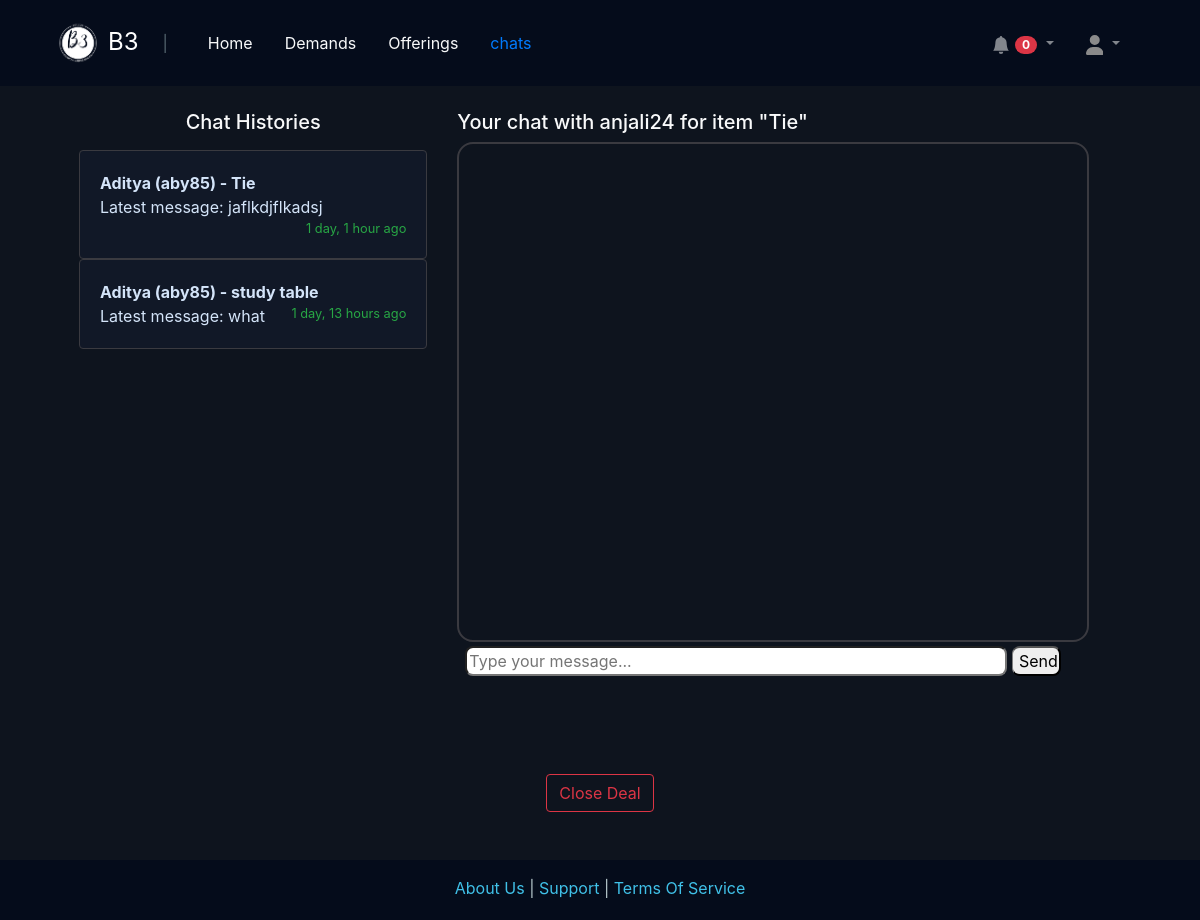
The page /community/deal/11by6/ongoing/ (signed in) on the database as committed earlier.
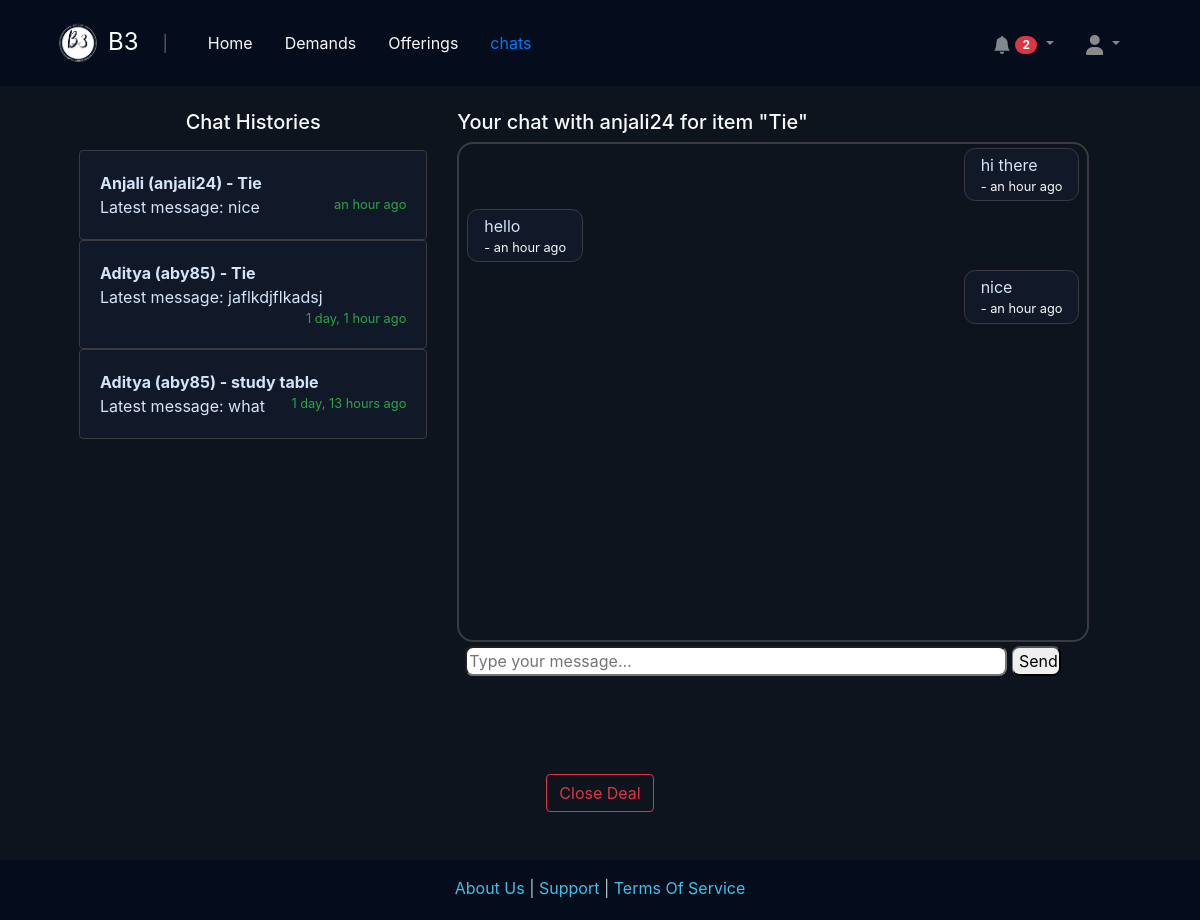
The same page on the database as committed later.
### community/models.py (models this page shows, shortened)
class ChatBox(models.Model):
    sender = models.ForeignKey(User, on_delete=models.CASCADE, related_name='sent_messages', null=False)
    receiver = models.IntegerField(default=-1, null=False)
    timeStamp = models.DateTimeField(default=now)
    seen = models.BooleanField(default=False)
    message = models.TextField()
    room = models.CharField(max_length=20, default='1-2')
    class Meta:
        ordering = ['-timeStamp']

class Offering(models.Model):
    lender = models.ForeignKey(User, on_delete=models.CASCADE, null=True)
    name = models.CharField(max_length=300)
    category = models.CharField(max_length=200)
    description = models.TextField(default='')
    price = models.IntegerField(default=0, null=True)
    image = models.ImageField(upload_to='offerings/images', null=True, blank=True)
    available = models.BooleanField(default=True)
    timeStamp = models.DateTimeField(default=now)
    feedback = models.IntegerField(default=0)

### community/views.py (the view, shortened to what this page needs)
# urls.py: path('deal/<str:id>/ongoing/', views.dealing),
@csrf_exempt
def dealing(request, id):
    if not request.user.is_authenticated:
        messages.info(request, 'Register or login to enjoy services!')
        return render(request, 'verify.html', {'registeration_required': True})
    verifier = OtpVerification.objects.get(parent=request.user.id)
    if not verifier.status:
        messages.info(reqeust, 'Kindly verify your account with the OTP sent to your university email...')
        return render(request, 'verify.html')
    id_stored = id
    id=id.split('by')
    offer = Offering.objects.filter(id=int(id[0]))[0]
    lender = offer.lender
    if request.user.id == lender.id:
        username = User.objects.filter(id=int(id[-1]))[0].username
        msg_notification_receiver = int(id[-1])
    else:
        username = lender.username
        msg_notification_receiver = lender.id
    room_name = f'{id[0]}-{id[-1]}-{lender.id}' # offering-borrower-lender //always
    messages = ChatBox.objects.filter(room=room_name)
    item = Offering.objects.filter(id=int(id[0]))[0]
    msgs1 = ChatBox.objects.filter(receiver = request.user.id)
    msgs2 = ChatBox.objects.filter(sender = request.user.id)
    msgsCombined = list(set(msgs1) | set(msgs2))
    chats = {}
    for msg in msgsCombined:
        room = msg.room
        if room not in chats:
            chats[room] = []
        chats[room].append(msg)
    chats_sorted = sorted(chats.items(), key=lambda x: max(x[1], key=lambda msg: msg.timeStamp).timeStamp, reverse=True)
    chats = dict(chats_sorted)
    for room, chat in chats.items():
        chat = sorted(chat, key=lambda msg: msg.timeStamp, reverse=True)
        getting_room_url = chat[0].room.split('-')
        chats[room] = [chat[0], chat[0].sender if request.user.id!=chat[0].sender.id else User.objects.filter(id=chat[0].receiver)[0], f"{getting_room_url[0]}by{getting_room_url[1]}", Offering.objects.filter(id=int(getting_room_url[0]))[0]]
    return render(request,'community/dealing.html', {'room_name': room_name, 'msgs': messages[::-1], 'username': username, 'id': id_stored, 'notification_receiver': msg_notification_receiver, 'chats': chats, 'item': item, 'chats_token': True, 'notifications': Notification.objects.filter(parent=request.user.id, seen=False), 'borrower_is_defaulter': len(Grievance.objects.filter(defaulter=int(id[-1]), resolved=False))>0 or len(Grievance.objects.filter(defaulter=lender.id, resolved=False))>0})

### community/templates/community/dealing.html (shortened to what this page needs)
{% extends "base.html" %}
{% load humanize %}
{% block body %}
<div class="row my-4 px-3 ml-5">
    <div class="col-md-4" id="chat-history-column">
        <h5 class="text-light mb-3" style="text-align: center;">Chat Histories</h5>
        <div class="chat-histories">
            {% for room, chat in chats.items %}
            <div class="card" style="background: #111827 !important; border: 1px solid #3a3a40 !important;">
                <a href="/community/deal/{{chat.2}}/ongoing" class="card-body"
                    style="color: #d4e4f9; text-decoration: none;">
                    <p class="card-title my-0"><b>{{chat.1.first_name}} {{chat.1.last_name}} ({{chat.1.username}}) -
                            {{chat.3.name}}</b>
                    </p>
                    <p class="card-text my-0">Latest message: {{chat.0.message}} <small class="text-success float-right">{{chat.0.timeStamp | naturaltime}}</small></p>
                </a>
            </div>
            {% endfor %}
        </div>
    </div>
    <div class="chat-section col-md-7">
        <h5 class="text-light">Your chat with {{username}} for item "{{item.name}}"</h5>
        <div class="chatbox" id="chatbox">
            {% for message in msgs %}
            {% if message.sender.id == request.user.id %}
            <div class="messageBox px-3 my-1 py-1 mr-2" style="margin-left: auto;"
                data-sender-id="{{ request.user.id }}" id="message-{{ message.id }}">
                {% else %}
                <div class="messageBox px-3 my-1 py-1 ml-2" style="margin-right: auto;"
                    data-sender-id="{{ request.user.id }}" id="message-{{ message.id }}">
                    {% endif %}
                    {{message.message}}<br><small class="text-light float-right">- {{message.timeStamp | naturaltime}}</small>
                </div>
                {% endfor %}
            </div>
            <div class="send mx-2 my-1">
                <input type="text" id="message-input" placeholder="Type your message...">
                <button id="send-button">Send</button>
            </div>
        </div>
    </div>
    <div class="dealing" style="display: block; align-items: center; text-align: center; margin: auto;">
        {% if borrower_is_defaulter %}
        <button id="defaulter_dealing" class="btn btn-outline-danger disabled" style="cursor: not-allowed;">User defaulter</button>
        {% else %}
        <button id="close_deal" class="btn btn-outline-danger">Close Deal</button>
        {% endif %}
    </div>
    {% endblock body %}

### lendIt/templates/base.html (shortened to what this page needs)
{% load static %}
<!DOCTYPE html>
<html lang="en">
<head>
  <link href="https://stackpath.bootstrapcdn.com/bootstrap/4.5.2/css/bootstrap.min.css" rel="stylesheet">
  <link rel="stylesheet" href="{% static 'css/style.css' %}" />
</head>
<body>
  <nav class="navbar navbar-expand-lg navbar-dark px-5">
    <a class="navbar-brand" href="/" style="font-size: 1.5rem;"><img style="filter: invert(100%);"
        src="{% static 'images/b3-logo (no bg).png' %}" alt="loading..." width="60px" height="60px">B3</a>
    <div class="logo-separater ml-2" style="color: #576871;">|</div>
    <div class="collapse navbar-collapse px-4" id="navbarNav">
      <ul class="navbar-nav">
        <li class="nav-item mx-2">
          <a class="nav-link text-{% if index_token %}primary{% else %}light{% endif %}" href="/">Home</a>
        </li>
        <li class="nav-item mx-2">
          <a class="nav-link text-{% if lend_token %}primary{% else %}light{% endif %}"
            href="/community/lend">Demands</a>
        </li>
        <li class="nav-item mx-2">
          <a class="nav-link text-{% if borrow_token %}primary{% else %}light{% endif %}"
            href="/community">Offerings</a>
        </li>
        {% if request.user.is_authenticated %}
        <li class="nav-item mx-2">
          <a class="nav-link text-{% if chats_token %}primary{% else %}light{% endif %}"
            href="/community/chats">chats</a>
        </li>
        {% endif %}
      </ul>
      <ul class="navbar-nav ml-auto">
        {% if request.user.is_authenticated %}
        <li class="nav-item dropdown">
          <a class="nav-link dropdown-toggle" href="#" id="navbarDropdown1" role="button" data-toggle="dropdown"
            aria-haspopup="true" aria-expanded="false">
            <svg xmlns="http://www.w3.org/2000/svg" width="18" height="18" fill="currentColor" class="bi bi-bell-fill"
              viewBox="0 0 16 16">
              <path
                d="M8 16a2 2 0 0 0 2-2H6a2 2 0 0 0 2 2m.995-14.901a1 1 0 1 0-1.99 0A5 5 0 0 0 3 6c0 1.098-.5 6-2 7h14c-1.5-1-2-5.902-2-7 0-2.42-1.72-4.44-4.005-4.901" />
            </svg>
            <span class="badge badge-pill badge-danger">{{notifications|length}}</span>
          </a>
          {% load humanize %}
        </li>
        <li class="nav-item dropdown ml-3">
          <a class="nav-link dropdown-toggle" href="#" id="navbarDropdown2" role="button" data-toggle="dropdown"
            aria-haspopup="true" aria-expanded="false">
            <svg xmlns="http://www.w3.org/2000/svg" height="20" width="17.5" viewBox="0 0 448 512">
              <path fill="#8a8a8a"
                d="M224 256A128 128 0 1 0 224 0a128 128 0 1 0 0 256zm-45.7 48C79.8 304 0 383.8 0 482.3C0 498.7 13.3 512 29.7 512H418.3c16.4 0 29.7-13.3 29.7-29.7C448 383.8 368.2 304 269.7 304H178.3z" />
            </svg>
          </a>
        </li>
        {% endif %}
      </ul>
    </div>
  </nav>
  {% block body %}
  {% endblock body %}
  <footer class="mt-5" style="background: #050c1b; height: 60px; width: 100vw;">
    <p class="py-3" style="margin: auto; text-align: center; display: block;">
      <a href="" style="color: #40c1e8;">About Us</a><span style="color: #b7c9cc;"> | </span>
      <a href="" style="color: #40c1e8;">Support</a><span style="color: #b7c9cc;"> | </span>
      <a href="" style="color: #40c1e8;">Terms Of Service</a>
    </p>
  </footer>
</body>
</html>

### static/css/style.css (style rules this page uses)
body { background: #0e141e !important; height: fit-content; width: 100vw; }
html { scrollbar-width: none; }
.chat-histories { overflow-y: scroll; height: 75vh; }
.navbar { background-color: #050c1b !important; }
.card { background: #1d2432 !important; }
.messageBox { max-width: 50%; height: fit-content; border-radius: 0.7rem; border: 1px solid #3a3a40 !important; color: #d4e4f9; background: #111827; }
.chatbox { height: 500px; width: 100%; border: 2px solid #3a3a40 !important; border-radius: 1rem; overflow-y: scroll; display: flex; flex-direction: column; }
#message-input { width: 88%; border-radius: 0.5rem; }
#send-button { width: 8%; border-radius: 0.5rem; border-left: 1px solid grey; }

Rows that differ between the two databases and show on the page:
added ChatBox: first_name "Anjali", username "anjali24", name "Tie", message "nice", timeStamp "an hour ago"
added ChatBox: message "hi there", timeStamp "an hour ago", shown under "Your chat with anjali24 for item \"Tie\""
added ChatBox: message "hello", timeStamp "an hour ago", shown under "Your chat with anjali24 for item \"Tie\""
Other text that changed with them:
{{ notifications|length }}: "0" → "2"
